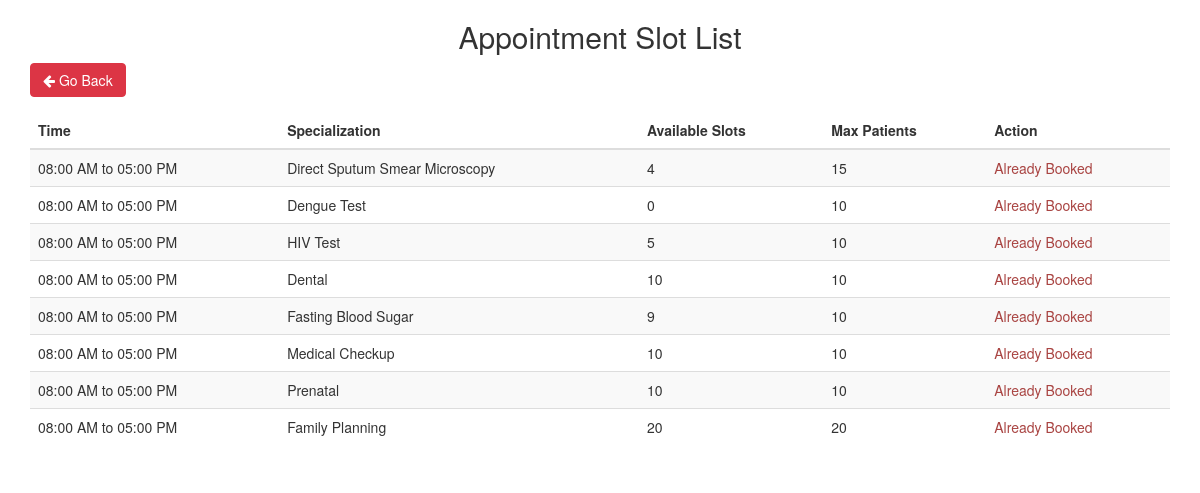
/hms/appointment-slot.php, run on the app's committed database.
### tables this page shows
CREATE TABLE `doctorspecilization` (
  `id` int(11) NOT NULL,
  `specilization` varchar(255) DEFAULT NULL,
  `room` varchar(255) NOT NULL DEFAULT 'Room 0',
  `max_patients` int(255) NOT NULL DEFAULT 10,
  `avail_slots` int(255) NOT NULL DEFAULT 10,
  `open_time` time NOT NULL DEFAULT '08:00:00',
  `close_time` time NOT NULL DEFAULT '17:00:00',
  `creationDate` timestamp NULL DEFAULT current_timestamp(),
  `updationDate` timestamp NULL DEFAULT NULL ON UPDATE current_timestamp()
);

### hms/appointment-slot.php (the view, shortened to what this page needs)
<?php
include 'include/config.php';
$userId = $_SESSION['id'];
$sql = "SELECT specilization, max_patients, avail_slots, open_time, close_time FROM doctorspecilization";
$result = $con->query($sql);
$booking_check_sql = "SELECT COUNT(*) as booking_count FROM appointment WHERE userId = ? AND bookingStatus = 'Pending' OR bookingStatus = 'Approved'";
$stmt = $con->prepare($booking_check_sql);
$stmt->bind_param("i", $userId);
$stmt->execute();
$booking_result = $stmt->get_result();
$booking_row = $booking_result->fetch_assoc();
$has_booking = $booking_row['booking_count'] > 0;
?>
<!DOCTYPE html>
<html lang="en">
<head>
    <link rel="stylesheet" href="vendor/bootstrap/css/bootstrap.min.css">
    <link rel="stylesheet" href="vendor/fontawesome/css/font-awesome.min.css">
</head>
<body>
    <div class="container mt-5">
        <h2 class="text-center mb-4">Appointment Slot List</h2>
        <div class="go-back-btn">
            <a href="dashboard.php" class="btn btn-red">
                <i class="fa fa-arrow-left"></i> Go Back
            </a>
        </div>
        <?php if ($result->num_rows > 0): ?>
            <table class="table table-striped">
                <thead>
                    <tr>
                        <th>Time</th>
                        <th>Specialization</th>
                        <th>Available Slots</th>
                        <th>Max Patients</th>
                        <th>Action</th>
                    </tr>
                </thead>
                <tbody>
                    <?php while ($row = $result->fetch_assoc()): ?>
                        <tr>
                            <td>
                                <?php
                                $open_time_12hr = date('h:i A', strtotime($row['open_time']));
                                $close_time_12hr = date('h:i A', strtotime($row['close_time']));
                                echo htmlspecialchars($open_time_12hr . ' to ' . $close_time_12hr);
                                ?>
                            </td>
                            <td><?php echo htmlspecialchars($row['specilization']); ?></td>
                            <td><?php echo htmlspecialchars($row['avail_slots']); ?></td>
                            <td><?php echo htmlspecialchars($row['max_patients']); ?></td>
                            <td>
                                <?php if ($has_booking): ?>
                                    <span class="text-danger">Already Booked</span>
                                <?php elseif ($row['avail_slots'] > 0): ?>
                                    <a href="book-appointment.php?specialization=<?php echo urlencode($row['specilization']); ?>" class="btn btn-primary">Book Now</a>
                                <?php else: ?>
                                    <span class="text-danger">Fully Booked</span>
                                <?php endif; ?>
                            </td>
                        </tr>
                    <?php endwhile; ?>
                </tbody>
            </table>
        <?php else: ?>
            <div class="alert alert-warning" role="alert">
                No records found.
            </div>
        <?php endif; ?>
    </div>
</body>
</html>

### hms/appointment-slot.php (style rules this page uses)
.go-back-btn { margin-bottom: 15px; }
.btn-red { background-color: #dc3545; border-color: #dc3545; color: white; }

### data on the page
doctorspecilization: open_time+close_time "08:00 AM to 05:00 PM", specilization "Direct Sputum Smear Microscopy", avail_slots "4", max_patients "15"
doctorspecilization: open_time+close_time "08:00 AM to 05:00 PM", specilization "Dengue Test", avail_slots "0", max_patients "10"
doctorspecilization: open_time+close_time "08:00 AM to 05:00 PM", specilization "HIV Test", avail_slots "5", max_patients "10"
doctorspecilization: open_time+close_time "08:00 AM to 05:00 PM", specilization "Dental", avail_slots "10", max_patients "10"
doctorspecilization: open_time+close_time "08:00 AM to 05:00 PM", specilization "Fasting Blood Sugar", avail_slots "9", max_patients "10"
doctorspecilization: open_time+close_time "08:00 AM to 05:00 PM", specilization "Medical Checkup", avail_slots "10", max_patients "10"
doctorspecilization: open_time+close_time "08:00 AM to 05:00 PM", specilization "Prenatal", avail_slots "10", max_patients "10"
doctorspecilization: open_time+close_time "08:00 AM to 05:00 PM", specilization "Family Planning", avail_slots "20", max_patients "20"
